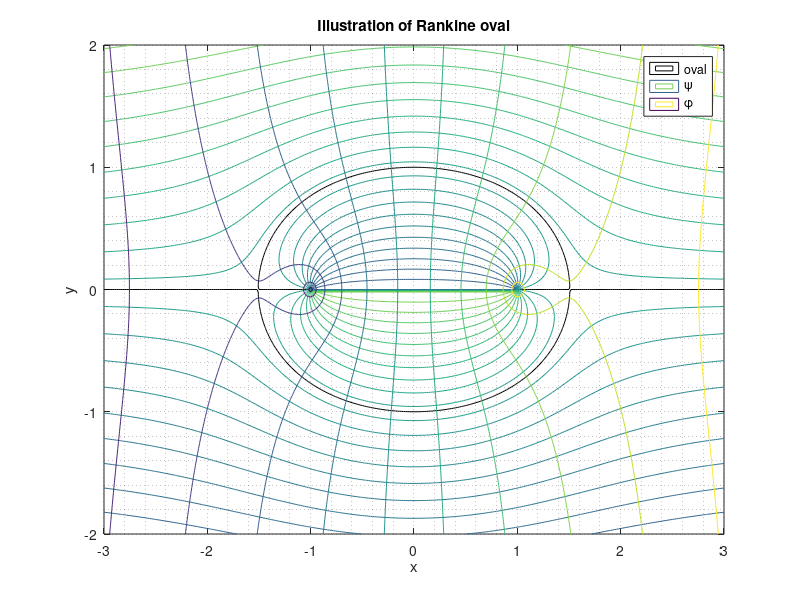
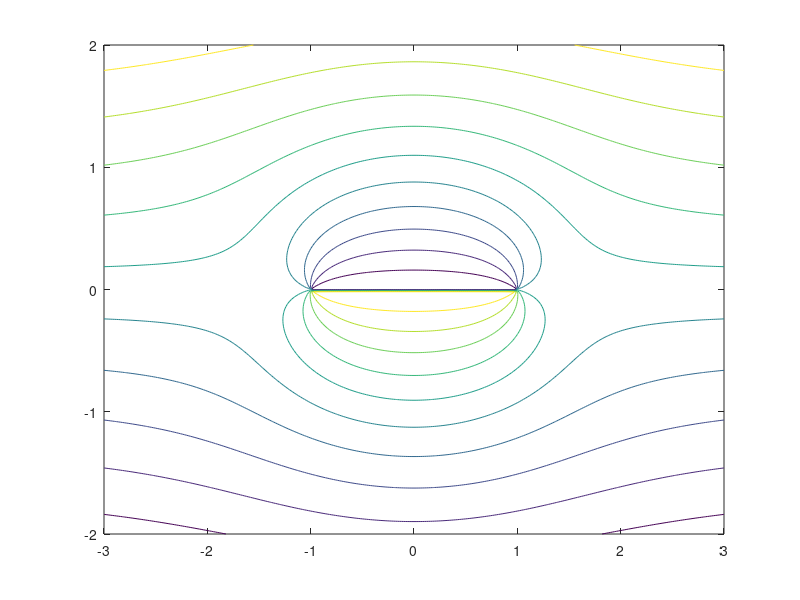

The MATLAB script that drew these images, in order:
%
%   Chapter 5 Problem 5.2 solution via MATLAB
% by Daniel T. Valentine, Spring 2012.
%
% The problem asks for the length diivided by the width
% ratio for a Rankine oval in a uniform stream. This 
% problem is described in Section 3.3.7 (pp 125-126) in the 
% text. 
clear;clc
% Given information (input):
m = 120;% m^2/s; 
xso = -1;% m 
yso = 0;
xsi = 1;% m 
ysi = 0;
U = 30; % m/s
c = 1;% half-distance between source and sink.
%
% SOLUTION METHOD 1: Substitution into formulas for bo and to.
% Equation (5.36)  is the formula for the half chord. 
% It is
bo = sqrt((m/pi/U)*c + c^2);
% Equation (5.35) is a formula for the half 
% thickness it can be solved interatively by successive 
% approximation as follows: 
to = .5; % Initial guess
for it = 1:1000 % 1000 iterations
to = (m/2/pi/U)*atan2(2*c*to,to^2-c^2); % This converges easily.
end
% Results: Output to command window
disp(' ')
disp(' Fineness ratio is equal to bo/to ')
disp('      to       bo       bo/to ')
disp([ to bo bo/to ])
% RESULTS PRINTED TO COMMAND WINDOW
% Fineness ratio is equal to bo/to 
%       to       bo       bo/to 
%    1.0000    1.5077    1.5077
%
% SOLUTION METHOD 2: GRAPHICAL SOLUTION that applies the 
% formulas in Section 5.3.7 to find phis (velocity potential) 
% and psis (stream function) for the Rankine oval applied to 
% solve 5.2 in the text:
x = -3:.02:3; 
y = -2:.02:2;
for mm = 1:length(x)
    for nn = 1:length(y)
        xx(mm,nn) = x(mm); yy(mm,nn) = y(nn);
        phis(mm,nn) = U * x(mm) ...
            + (m/4/pi) * log((x(mm)-xso)^2+y(nn)^2)...
            - (m/4/pi) * log((x(mm)-xsi)^2+ y(nn)^2);
        psis(mm,nn) = U * y(nn) ...
            + (m/2/pi) * atan2(y(nn),x(mm)-xso) ...
            - (m/2/pi) * atan2(y(nn),x(mm)-xsi);
        psi2(mm,nn) = U * y(nn) ...
            + (m/2/pi)*atan2(-2*y(nn)*c,x(mm)^2+y(nn)^2-c^2);
    end
end
contour(xx,yy,psis,[0 0],'k'),grid minor
title('Illustration of Rankine oval')
xlabel('x'),ylabel('y')
hold on
contour(xx,yy,psis,20)
contour(xx,yy,phis)
legend('oval','\psi', '\phi')
hold off
figure(2)
contour(xx,yy,psi2)
% Remark: On the graph of the oval to = 1 and bo = 1.51. Hence, 
% the graph of the surface of the oval checks with the fineness 
% ratio given in the text and computed by method 1.
